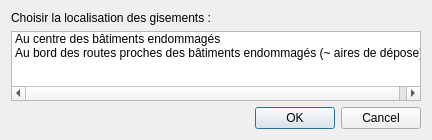
<?xml version="1.0" encoding="UTF-8"?>
<ui version="4.0">
 <class>Dialog</class>
 <widget class="QDialog" name="Dialog">
  <property name="geometry">
   <rect>
    <x>0</x>
    <y>0</y>
    <width>432</width>
    <height>139</height>
   </rect>
  </property>
  <property name="windowTitle">
   <string>Localiser les gisements</string>
  </property>
  <layout class="QVBoxLayout" name="verticalLayout">
   <item>
    <widget class="QLabel" name="label">
     <property name="text">
      <string>Choisir la localisation des gisements :</string>
     </property>
    </widget>
   </item>
   <item>
    <widget class="QListWidget" name="listWidget">
     <item>
      <property name="text">
       <string>Au centre des bâtiments endommagés</string>
      </property>
     </item>
     <item>
      <property name="text">
       <string>Au bord des routes proches des bâtiments endommagés (~ aires de dépose)</string>
      </property>
     </item>
    </widget>
   </item>
   <item>
    <widget class="QDialogButtonBox" name="buttonBox">
     <property name="orientation">
      <enum>Qt::Horizontal</enum>
     </property>
     <property name="standardButtons">
      <set>QDialogButtonBox::Cancel|QDialogButtonBox::Ok</set>
     </property>
    </widget>
   </item>
  </layout>
 </widget>
 <resources/>
 <connections>
  <connection>
   <sender>buttonBox</sender>
   <signal>accepted()</signal>
   <receiver>Dialog</receiver>
   <slot>accept()</slot>
   <hints>
    <hint type="sourcelabel">
     <x>248</x>
     <y>254</y>
    </hint>
    <hint type="destinationlabel">
     <x>157</x>
     <y>274</y>
    </hint>
   </hints>
  </connection>
  <connection>
   <sender>buttonBox</sender>
   <signal>rejected()</signal>
   <receiver>Dialog</receiver>
   <slot>reject()</slot>
   <hints>
    <hint type="sourcelabel">
     <x>316</x>
     <y>260</y>
    </hint>
    <hint type="destinationlabel">
     <x>286</x>
     <y>274</y>
    </hint>
   </hints>
  </connection>
 </connections>
</ui>
